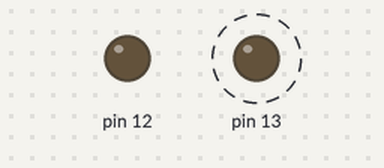
Bench run of a sketch on a simulated Arduino Uno, built with avr-gcc and run on an emulated ATmega328P. Parts: output pins drawn as LEDs (lit = HIGH). Dashed ring = blinking. The local clock reads 2024-03-15 10:24:30 at power-on unless the sketch sets it; what the sketch prints to the serial monitor is not drawn.

Above: at 0.5 s.
Timing chart, 0 to 4.6 s (numbered marks = the images above):
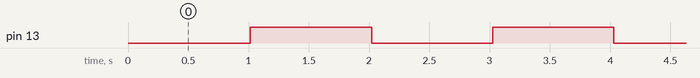

The sketch:

wk06_lab_ex2_RTC.ino
```cpp
#include <ThreeWire.h>
#include <RtcDS1302.h>
ThreeWire myWire(4,5,2); // IO, SCLK, CE
RtcDS1302<ThreeWire> Rtc(myWire);


void printDateTime(const RtcDateTime & dt)
{

  Serial.print(dt.Year(), DEC);
  Serial.print('/');
  Serial.print(dt.Month(), DEC);
  Serial.print('/');
  Serial.print(dt.Day(), DEC);
  Serial.print(' ');
  Serial.print(dt.Hour(), DEC);
  Serial.print(':');
  Serial.print(dt.Minute(), DEC);
  Serial.print(':');
  Serial.print(dt.Second(), DEC);
  Serial.println();
  Serial.print("Total Seconds since 1/1/2000 : ");
  Serial.print(dt.TotalSeconds());
  Serial.println();

}
  RtcDateTime start_time;
void setup() {
  pinMode(13, HIGH);
  pinMode(12, HIGH);
  digitalWrite(12, LOW);

 Serial.begin(57600);
 Rtc.Begin();
 RtcDateTime setting_time(2020,2,20,00,0,0);
 printDateTime(setting_time);
 Rtc.SetDateTime(setting_time);


 start_time = Rtc.GetDateTime().TotalSeconds();
 Serial.println("Start");
}

void loop()
{
  RtcDateTime now = Rtc.GetDateTime();

  auto count = now.TotalSeconds();

  if(count - start_time <= (60*2))
  {
    printDateTime(now);

    digitalWrite(13,count%2);
  }
  else
  {
    digitalWrite(13,LOW);
    Serial.println("Stop");
  }
  delay(1000);
}
```

Measured:
- by itself, pin 13: alternates HIGH for 1.0 s and LOW for 1.0 s, 120 changes in all, then stays LOW
